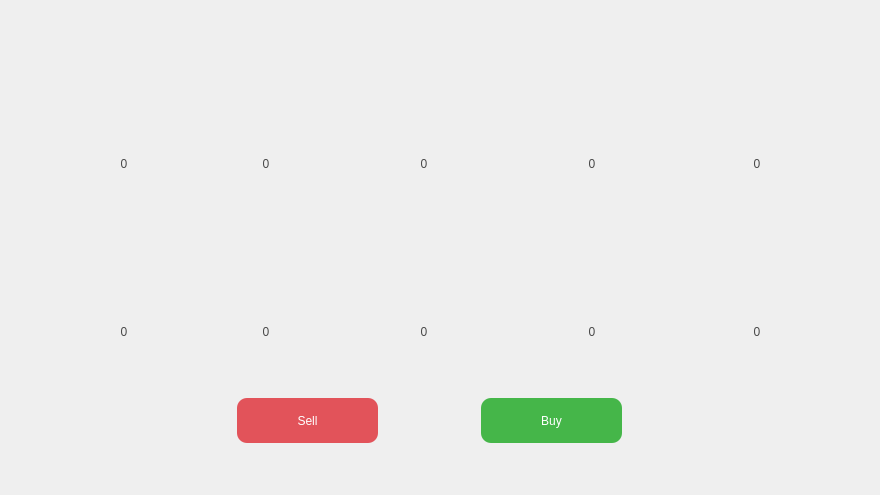
<?xml version="1.0" encoding="UTF-8"?>
<ui version="4.0">
 <class>ShopDialog</class>
 <widget class="QDialog" name="ShopDialog">
  <property name="geometry">
   <rect>
    <x>0</x>
    <y>0</y>
    <width>880</width>
    <height>495</height>
   </rect>
  </property>
  <property name="windowTitle">
   <string>Shop</string>
  </property>
  <property name="styleSheet">
   <string notr="true">*{
	font: 24px &quot;IRANSans Light&quot;;
	color: #494949;
}

QDialog { background-image: url(:/img/shop-bg.png) }
</string>
  </property>
  <widget class="QPushButton" name="btnWheatPlus">
   <property name="geometry">
    <rect>
     <x>144</x>
     <y>148</y>
     <width>26</width>
     <height>26</height>
    </rect>
   </property>
   <property name="cursor">
    <cursorShape>PointingHandCursor</cursorShape>
   </property>
   <property name="styleSheet">
    <string notr="true">QPushButton{
	background-image: url(:/img/plus.png);
	border: none;
}
QPushButton:hover{
	background-image: url(:/img/plus-hover.png);
}</string>
   </property>
   <property name="text">
    <string/>
   </property>
  </widget>
  <widget class="QPushButton" name="btnWheatMinus">
   <property name="geometry">
    <rect>
     <x>77</x>
     <y>148</y>
     <width>26</width>
     <height>26</height>
    </rect>
   </property>
   <property name="cursor">
    <cursorShape>PointingHandCursor</cursorShape>
   </property>
   <property name="styleSheet">
    <string notr="true">QPushButton{
	background-image: url(:/img/minus.png);
	border: none;
}
QPushButton:hover{
	background-image: url(:/img/minus-hover.png);
}</string>
   </property>
   <property name="text">
    <string/>
   </property>
  </widget>
  <widget class="QLabel" name="lblWheat">
   <property name="geometry">
    <rect>
     <x>104</x>
     <y>148</y>
     <width>40</width>
     <height>31</height>
    </rect>
   </property>
   <property name="text">
    <string>0</string>
   </property>
   <property name="alignment">
    <set>Qt::AlignCenter</set>
   </property>
  </widget>
  <widget class="QPushButton" name="btnShovelMinus">
   <property name="geometry">
    <rect>
     <x>219</x>
     <y>148</y>
     <width>26</width>
     <height>26</height>
    </rect>
   </property>
   <property name="cursor">
    <cursorShape>PointingHandCursor</cursorShape>
   </property>
   <property name="styleSheet">
    <string notr="true">QPushButton{
	background-image: url(:/img/minus.png);
	border: none;
}
QPushButton:hover{
	background-image: url(:/img/minus-hover.png);
}</string>
   </property>
   <property name="text">
    <string/>
   </property>
  </widget>
  <widget class="QLabel" name="lblShovel">
   <property name="geometry">
    <rect>
     <x>246</x>
     <y>148</y>
     <width>40</width>
     <height>31</height>
    </rect>
   </property>
   <property name="text">
    <string>0</string>
   </property>
   <property name="alignment">
    <set>Qt::AlignCenter</set>
   </property>
  </widget>
  <widget class="QPushButton" name="btnShovelPlus">
   <property name="geometry">
    <rect>
     <x>286</x>
     <y>148</y>
     <width>26</width>
     <height>26</height>
    </rect>
   </property>
   <property name="cursor">
    <cursorShape>PointingHandCursor</cursorShape>
   </property>
   <property name="styleSheet">
    <string notr="true">QPushButton{
	background-image: url(:/img/plus.png);
	border: none;
}
QPushButton:hover{
	background-image: url(:/img/plus-hover.png);
}</string>
   </property>
   <property name="text">
    <string/>
   </property>
  </widget>
  <widget class="QPushButton" name="btnNailMinus">
   <property name="geometry">
    <rect>
     <x>377</x>
     <y>148</y>
     <width>26</width>
     <height>26</height>
    </rect>
   </property>
   <property name="cursor">
    <cursorShape>PointingHandCursor</cursorShape>
   </property>
   <property name="styleSheet">
    <string notr="true">QPushButton{
	background-image: url(:/img/minus.png);
	border: none;
}
QPushButton:hover{
	background-image: url(:/img/minus-hover.png);
}</string>
   </property>
   <property name="text">
    <string/>
   </property>
  </widget>
  <widget class="QPushButton" name="btnNailPlus">
   <property name="geometry">
    <rect>
     <x>444</x>
     <y>148</y>
     <width>26</width>
     <height>26</height>
    </rect>
   </property>
   <property name="cursor">
    <cursorShape>PointingHandCursor</cursorShape>
   </property>
   <property name="styleSheet">
    <string notr="true">QPushButton{
	background-image: url(:/img/plus.png);
	border: none;
}
QPushButton:hover{
	background-image: url(:/img/plus-hover.png);
}</string>
   </property>
   <property name="text">
    <string/>
   </property>
  </widget>
  <widget class="QLabel" name="lblNail">
   <property name="geometry">
    <rect>
     <x>404</x>
     <y>148</y>
     <width>40</width>
     <height>31</height>
    </rect>
   </property>
   <property name="text">
    <string>0</string>
   </property>
   <property name="alignment">
    <set>Qt::AlignCenter</set>
   </property>
  </widget>
  <widget class="QLabel" name="lblChicken">
   <property name="geometry">
    <rect>
     <x>572</x>
     <y>148</y>
     <width>40</width>
     <height>31</height>
    </rect>
   </property>
   <property name="text">
    <string>0</string>
   </property>
   <property name="alignment">
    <set>Qt::AlignCenter</set>
   </property>
  </widget>
  <widget class="QPushButton" name="btnChickenPlus">
   <property name="geometry">
    <rect>
     <x>612</x>
     <y>148</y>
     <width>26</width>
     <height>26</height>
    </rect>
   </property>
   <property name="cursor">
    <cursorShape>PointingHandCursor</cursorShape>
   </property>
   <property name="styleSheet">
    <string notr="true">QPushButton{
	background-image: url(:/img/plus.png);
	border: none;
}
QPushButton:hover{
	background-image: url(:/img/plus-hover.png);
}</string>
   </property>
   <property name="text">
    <string/>
   </property>
  </widget>
  <widget class="QPushButton" name="btnChickenMinus">
   <property name="geometry">
    <rect>
     <x>545</x>
     <y>148</y>
     <width>26</width>
     <height>26</height>
    </rect>
   </property>
   <property name="cursor">
    <cursorShape>PointingHandCursor</cursorShape>
   </property>
   <property name="styleSheet">
    <string notr="true">QPushButton{
	background-image: url(:/img/minus.png);
	border: none;
}
QPushButton:hover{
	background-image: url(:/img/minus-hover.png);
}</string>
   </property>
   <property name="text">
    <string/>
   </property>
  </widget>
  <widget class="QLabel" name="lblEgg">
   <property name="geometry">
    <rect>
     <x>737</x>
     <y>148</y>
     <width>40</width>
     <height>31</height>
    </rect>
   </property>
   <property name="text">
    <string>0</string>
   </property>
   <property name="alignment">
    <set>Qt::AlignCenter</set>
   </property>
  </widget>
  <widget class="QPushButton" name="btnEggMinus">
   <property name="geometry">
    <rect>
     <x>710</x>
     <y>148</y>
     <width>26</width>
     <height>26</height>
    </rect>
   </property>
   <property name="cursor">
    <cursorShape>PointingHandCursor</cursorShape>
   </property>
   <property name="styleSheet">
    <string notr="true">QPushButton{
	background-image: url(:/img/minus.png);
	border: none;
}
QPushButton:hover{
	background-image: url(:/img/minus-hover.png);
}</string>
   </property>
   <property name="text">
    <string/>
   </property>
  </widget>
  <widget class="QPushButton" name="btnEggPlus">
   <property name="geometry">
    <rect>
     <x>777</x>
     <y>148</y>
     <width>26</width>
     <height>26</height>
    </rect>
   </property>
   <property name="cursor">
    <cursorShape>PointingHandCursor</cursorShape>
   </property>
   <property name="styleSheet">
    <string notr="true">QPushButton{
	background-image: url(:/img/plus.png);
	border: none;
}
QPushButton:hover{
	background-image: url(:/img/plus-hover.png);
}</string>
   </property>
   <property name="text">
    <string/>
   </property>
  </widget>
  <widget class="QPushButton" name="btnCowMinus">
   <property name="geometry">
    <rect>
     <x>219</x>
     <y>316</y>
     <width>26</width>
     <height>26</height>
    </rect>
   </property>
   <property name="cursor">
    <cursorShape>PointingHandCursor</cursorShape>
   </property>
   <property name="styleSheet">
    <string notr="true">QPushButton{
	background-image: url(:/img/minus.png);
	border: none;
}
QPushButton:hover{
	background-image: url(:/img/minus-hover.png);
}</string>
   </property>
   <property name="text">
    <string/>
   </property>
  </widget>
  <widget class="QLabel" name="lblSheep">
   <property name="geometry">
    <rect>
     <x>572</x>
     <y>316</y>
     <width>40</width>
     <height>31</height>
    </rect>
   </property>
   <property name="text">
    <string>0</string>
   </property>
   <property name="alignment">
    <set>Qt::AlignCenter</set>
   </property>
  </widget>
  <widget class="QLabel" name="lblWool">
   <property name="geometry">
    <rect>
     <x>737</x>
     <y>316</y>
     <width>40</width>
     <height>31</height>
    </rect>
   </property>
   <property name="text">
    <string>0</string>
   </property>
   <property name="alignment">
    <set>Qt::AlignCenter</set>
   </property>
  </widget>
  <widget class="QPushButton" name="btnCowPlus">
   <property name="geometry">
    <rect>
     <x>286</x>
     <y>316</y>
     <width>26</width>
     <height>26</height>
    </rect>
   </property>
   <property name="cursor">
    <cursorShape>PointingHandCursor</cursorShape>
   </property>
   <property name="styleSheet">
    <string notr="true">QPushButton{
	background-image: url(:/img/plus.png);
	border: none;
}
QPushButton:hover{
	background-image: url(:/img/plus-hover.png);
}</string>
   </property>
   <property name="text">
    <string/>
   </property>
  </widget>
  <widget class="QPushButton" name="btnAlfalfaMinus">
   <property name="geometry">
    <rect>
     <x>77</x>
     <y>316</y>
     <width>26</width>
     <height>26</height>
    </rect>
   </property>
   <property name="cursor">
    <cursorShape>PointingHandCursor</cursorShape>
   </property>
   <property name="styleSheet">
    <string notr="true">QPushButton{
	background-image: url(:/img/minus.png);
	border: none;
}
QPushButton:hover{
	background-image: url(:/img/minus-hover.png);
}</string>
   </property>
   <property name="text">
    <string/>
   </property>
  </widget>
  <widget class="QPushButton" name="btnWoolMinus">
   <property name="geometry">
    <rect>
     <x>710</x>
     <y>316</y>
     <width>26</width>
     <height>26</height>
    </rect>
   </property>
   <property name="cursor">
    <cursorShape>PointingHandCursor</cursorShape>
   </property>
   <property name="styleSheet">
    <string notr="true">QPushButton{
	background-image: url(:/img/minus.png);
	border: none;
}
QPushButton:hover{
	background-image: url(:/img/minus-hover.png);
}</string>
   </property>
   <property name="text">
    <string/>
   </property>
  </widget>
  <widget class="QLabel" name="lblMilk">
   <property name="geometry">
    <rect>
     <x>404</x>
     <y>316</y>
     <width>40</width>
     <height>31</height>
    </rect>
   </property>
   <property name="text">
    <string>0</string>
   </property>
   <property name="alignment">
    <set>Qt::AlignCenter</set>
   </property>
  </widget>
  <widget class="QPushButton" name="btnSheepMinus">
   <property name="geometry">
    <rect>
     <x>545</x>
     <y>316</y>
     <width>26</width>
     <height>26</height>
    </rect>
   </property>
   <property name="cursor">
    <cursorShape>PointingHandCursor</cursorShape>
   </property>
   <property name="styleSheet">
    <string notr="true">QPushButton{
	background-image: url(:/img/minus.png);
	border: none;
}
QPushButton:hover{
	background-image: url(:/img/minus-hover.png);
}</string>
   </property>
   <property name="text">
    <string/>
   </property>
  </widget>
  <widget class="QPushButton" name="btnMilkPlus">
   <property name="geometry">
    <rect>
     <x>444</x>
     <y>316</y>
     <width>26</width>
     <height>26</height>
    </rect>
   </property>
   <property name="cursor">
    <cursorShape>PointingHandCursor</cursorShape>
   </property>
   <property name="styleSheet">
    <string notr="true">QPushButton{
	background-image: url(:/img/plus.png);
	border: none;
}
QPushButton:hover{
	background-image: url(:/img/plus-hover.png);
}</string>
   </property>
   <property name="text">
    <string/>
   </property>
  </widget>
  <widget class="QPushButton" name="btnWoolPlus">
   <property name="geometry">
    <rect>
     <x>777</x>
     <y>316</y>
     <width>26</width>
     <height>26</height>
    </rect>
   </property>
   <property name="cursor">
    <cursorShape>PointingHandCursor</cursorShape>
   </property>
   <property name="styleSheet">
    <string notr="true">QPushButton{
	background-image: url(:/img/plus.png);
	border: none;
}
QPushButton:hover{
	background-image: url(:/img/plus-hover.png);
}</string>
   </property>
   <property name="text">
    <string/>
   </property>
  </widget>
  <widget class="QLabel" name="lblCow">
   <property name="geometry">
    <rect>
     <x>246</x>
     <y>316</y>
     <width>40</width>
     <height>31</height>
    </rect>
   </property>
   <property name="text">
    <string>0</string>
   </property>
   <property name="alignment">
    <set>Qt::AlignCenter</set>
   </property>
  </widget>
  <widget class="QLabel" name="lblAlfalfa">
   <property name="geometry">
    <rect>
     <x>104</x>
     <y>316</y>
     <width>40</width>
     <height>31</height>
    </rect>
   </property>
   <property name="text">
    <string>0</string>
   </property>
   <property name="alignment">
    <set>Qt::AlignCenter</set>
   </property>
  </widget>
  <widget class="QPushButton" name="btnMilkMinus">
   <property name="geometry">
    <rect>
     <x>377</x>
     <y>316</y>
     <width>26</width>
     <height>26</height>
    </rect>
   </property>
   <property name="cursor">
    <cursorShape>PointingHandCursor</cursorShape>
   </property>
   <property name="styleSheet">
    <string notr="true">QPushButton{
	background-image: url(:/img/minus.png);
	border: none;
}
QPushButton:hover{
	background-image: url(:/img/minus-hover.png);
}</string>
   </property>
   <property name="text">
    <string/>
   </property>
  </widget>
  <widget class="QPushButton" name="btnAlfalfaPlus">
   <property name="geometry">
    <rect>
     <x>144</x>
     <y>316</y>
     <width>26</width>
     <height>26</height>
    </rect>
   </property>
   <property name="cursor">
    <cursorShape>PointingHandCursor</cursorShape>
   </property>
   <property name="styleSheet">
    <string notr="true">QPushButton{
	background-image: url(:/img/plus.png);
	border: none;
}
QPushButton:hover{
	background-image: url(:/img/plus-hover.png);
}</string>
   </property>
   <property name="text">
    <string/>
   </property>
  </widget>
  <widget class="QPushButton" name="btnSheepPlus">
   <property name="geometry">
    <rect>
     <x>612</x>
     <y>316</y>
     <width>26</width>
     <height>26</height>
    </rect>
   </property>
   <property name="cursor">
    <cursorShape>PointingHandCursor</cursorShape>
   </property>
   <property name="styleSheet">
    <string notr="true">QPushButton{
	background-image: url(:/img/plus.png);
	border: none;
}
QPushButton:hover{
	background-image: url(:/img/plus-hover.png);
}</string>
   </property>
   <property name="text">
    <string/>
   </property>
  </widget>
  <widget class="QPushButton" name="btnBuy">
   <property name="geometry">
    <rect>
     <x>481</x>
     <y>398</y>
     <width>141</width>
     <height>45</height>
    </rect>
   </property>
   <property name="cursor">
    <cursorShape>PointingHandCursor</cursorShape>
   </property>
   <property name="styleSheet">
    <string notr="true">QPushButton{
	font: 20px &quot;IRANSans&quot;;
	border: none;
	border-radius: 10px;
	background-color: #45b649;
	color: #fff;
}

QPushButton:hover{
	background-color: rgb(63, 166, 66);
}</string>
   </property>
   <property name="text">
    <string>Buy</string>
   </property>
  </widget>
  <widget class="QPushButton" name="btnSell">
   <property name="geometry">
    <rect>
     <x>237</x>
     <y>398</y>
     <width>141</width>
     <height>45</height>
    </rect>
   </property>
   <property name="cursor">
    <cursorShape>PointingHandCursor</cursorShape>
   </property>
   <property name="styleSheet">
    <string notr="true">QPushButton{
	font: 20px &quot;IRANSans&quot;;;
	border: none;
	border-radius: 10px;
	background-color: #e2535a;
	color: #fff;
}

QPushButton:hover{
	background-color: #d4454c;
}</string>
   </property>
   <property name="text">
    <string>Sell</string>
   </property>
  </widget>
 </widget>
 <resources/>
 <connections/>
</ui>
